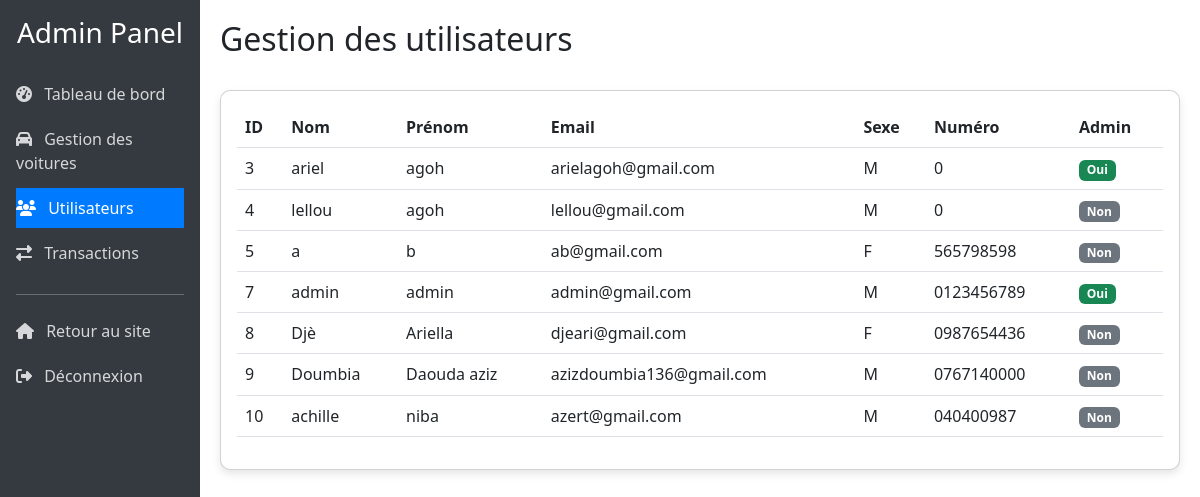
Screenshot of /ventelocavoiture/dashboard/utilisateurs/ (signed in) with the database file from the repository.
### ventelocavoiture/models.py (models this page shows, shortened)
class Utilisateur(models.Model):
    nom = models.CharField(max_length=100)  # Nom de famille
    prenom = models.CharField(max_length=100)  # Prénom
    sexe = models.CharField(max_length=1, choices=[('F', 'Feminin'), ('M', 'Masculin')])  # Genre
    numeros = models.CharField(max_length=100, null=True)  # Numéro de téléphone (optionnel)
    email = models.EmailField(unique=True)  # Email (identifiant unique)
    password = models.CharField(max_length=100)  # Mot de passe (stocké hashé)
    is_admin = models.BooleanField(default=False)  # Indicateur de droits administrateur

### ventelocavoiture/views.py (the view)
# urls.py: path('dashboard/utilisateurs/', views.dashboard_utilisateurs, name='dashboard_utilisateurs'),  # Gestion des utilisateurs
@admin_requis
def dashboard_utilisateurs(request):
    utilisateurs = Utilisateur.objects.all()  # Récupère tous les utilisateurs
    paginator = Paginator(utilisateurs, 10)  # 10 utilisateurs par page
    page_number = request.GET.get('page')  # Récupère le numéro de page demandé
    utilisateurs_page = paginator.get_page(page_number)  # Récupère les utilisateurs pour la page demandée
    return render(request, 'ventelocavoiture/dashboard_utilisateurs.html', {
        'utilisateurs': utilisateurs_page,
        'section': 'utilisateurs'  # Indique la section active dans le menu
    })

### ventelocavoiture/context_processors.py (called while the page is built)
def utilisateur_connecte(request):
    context = {
        'utilisateur_connecte': False,  # Par défaut, l'utilisateur n'est pas connecté
        'utilisateur': None
    }
    if 'utilisateur_id' in request.session:
        try:
            utilisateur = Utilisateur.objects.get(id=request.session['utilisateur_id'])
            context['utilisateur_connecte'] = True
            context['utilisateur'] = utilisateur
        except Utilisateur.DoesNotExist:
            pass
    return context

### ventelocavoiture/views.py (called while the page is built)
def admin_requis(view_func):
    @wraps(view_func)  # Préserve les métadonnées de la fonction d'origine
    def _wrapped_view(request, *args, **kwargs):
        if 'utilisateur_id' not in request.session:
            messages.error(request, "Vous devez être connecté pour accéder à cette page.")
            return redirect('ventelocavoiture:connexion')
        try:
            utilisateur = Utilisateur.objects.get(id=request.session['utilisateur_id'])
            if not getattr(utilisateur, 'is_admin', False):
                messages.error(request, "Vous n'avez pas les droits d'administrateur.")
                return redirect('ventelocavoiture:accueil')
        except Utilisateur.DoesNotExist:
            messages.error(request, "Utilisateur non trouvé.")
            return redirect('ventelocavoiture:connexion')
        return view_func(request, *args, **kwargs)
    return _wrapped_view

### ventelocavoiture/templates/ventelocavoiture/dashboard_utilisateurs.html (shortened to what this page needs)
{% extends 'dashboard_base.html' %}
{% block page_title %}Gestion des utilisateurs{% endblock %}
{% block content %}
<div class="card dashboard-card">
    <div class="card-body">
        <div class="table-responsive">
            <table class="table table-hover">
                <thead>
                    <tr>
                        <th>ID</th>
                        <th>Nom</th>
                        <th>Prénom</th>
                        <th>Email</th>
                        <th>Sexe</th>
                        <th>Numéro</th>
                        <th>Admin</th>
                    </tr>
                </thead>
                <tbody>
                    {% for utilisateur in utilisateurs %}
                    <tr>
                        <td>{{ utilisateur.id }}</td>
                        <td>{{ utilisateur.nom }}</td>
                        <td>{{ utilisateur.prenom }}</td>
                        <td>{{ utilisateur.email }}</td>
                        <td>{{ utilisateur.sexe }}</td>
                        <td>{{ utilisateur.numeros }}</td>
                        <td>
                            {% if utilisateur.is_admin %}
                            <span class="badge bg-success">Oui</span>
                            {% else %}
                            <span class="badge bg-secondary">Non</span>
                            {% endif %}
                        </td>
                    </tr>
                    {% empty %}
                    <tr>
                        <td colspan="9" class="text-center">Aucun utilisateur trouvé</td>
                    </tr>
                    {% endfor %}
                </tbody>
            </table>
        </div>
    </div>
</div>
{% endblock %}

### templates/dashboard_base.html (style rules this page uses)
.dashboard-card { border-radius: 10px; box-shadow: 0 4px 8px rgba(0, 0, 0, 0.1); transition: transform 0.2s; }

### rows the page displays
Utilisateur: id "3", nom "ariel", prenom "agoh", email "arielagoh@gmail.com", sexe "M", numeros "0", is_admin "Oui"
Utilisateur: id "4", nom "lellou", prenom "agoh", email "lellou@gmail.com", sexe "M", numeros "0", is_admin "Non"
Utilisateur: id "5", nom "a", prenom "b", email "ab@gmail.com", sexe "F", numeros "565798598", is_admin "Non"
Utilisateur: id "7", nom "admin", prenom "admin", email "admin@gmail.com", sexe "M", numeros "0123456789", is_admin "Oui"
Utilisateur: id "8", nom "Djè", prenom "Ariella", email "djeari@gmail.com", sexe "F", numeros "0987654436", is_admin "Non"
Utilisateur: id "9", nom "Doumbia", prenom "Daouda aziz", email "azizdoumbia136@gmail.com", sexe "M", numeros "0767140000", is_admin "Non"
Utilisateur: id "10", nom "achille", prenom "niba", email "azert@gmail.com", sexe "M", numeros "040400987", is_admin "Non"
